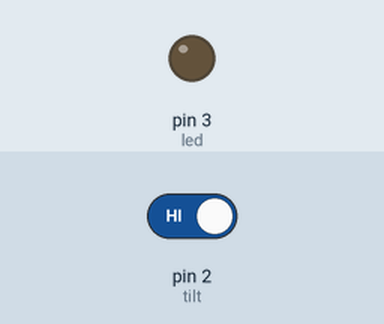
This sketch was run on a simulated Arduino Uno, built with avr-gcc and run on an emulated ATmega328P. Shown: output pins drawn as LEDs (lit = HIGH). The test bench sets the inputs (shaded band); at power-on: pin 2 (tilt) HIGH.

Above: at 1.2 s.
1.3 s: pin 2 (tilt) driven LOW
At 2.5 s:
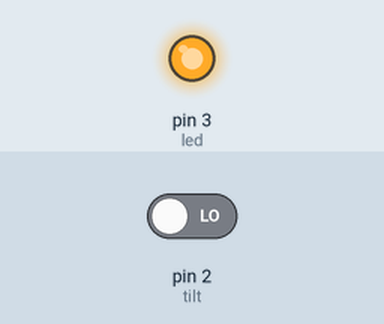
2.8 s: pin 2 (tilt) driven HIGH
At 3.7 s:
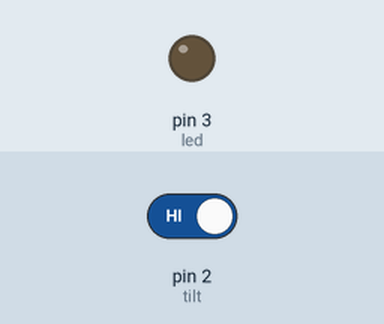
Timing chart, 0 to 5.8 s (numbered marks = the images above; inputs shaded):
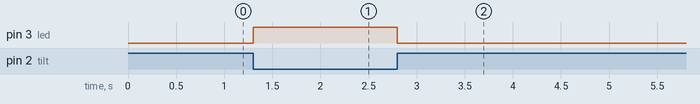

The sketch:

amazing_wolt_hango1.ino
```cpp
// C++ code
//
int tilt=2;
int led=3;

void setup()
{
  pinMode(tilt,INPUT);
  pinMode(led,OUTPUT);
}

void loop()
{
  int v1=digitalRead(tilt);
  if(v1==0)
  {
  digitalWrite(led,HIGH);
  delay(100); // Wait for 1000 millisecond(s)
  }
  else
  {
  digitalWrite(led,LOW);
  delay(100); // Wait for 1000 millisecond(s)
}
}
```

Measured:
- after the input at 1.3 s, pin 3 (led): LOW → HIGH at once
- after the input at 2.8 s, pin 3 (led): HIGH → LOW at once
